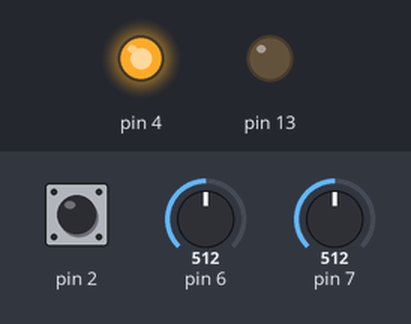
This sketch was run on a simulated Arduino Uno, built with avr-gcc and run on an emulated ATmega328P. On the bench: output pins drawn as LEDs (lit = HIGH). The inputs (shaded band) are chosen by the test bench; at power-on: pin 2 HIGH, pin 6 = 512, pin 7 = 512. Sleep ends after the set time or at an interrupt; the modem accepts every AT command (registered, SIM ready, sends succeed) and sends nothing else; what the sketch prints to the serial monitor is not drawn.

Above: at 5.2 s.
5.3 s: pin 2 pulled LOW for 0.15 s
At 5.4 s:
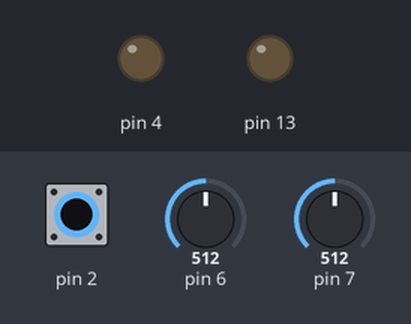
Timing chart, 0 to 8.3 s (numbered marks = the images above; inputs shaded):
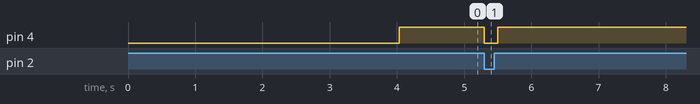

Measured:
- after the input at 5.3 s, pin 4: HIGH → LOW at once, → HIGH 0.20 s later

The sketch:

SIM800l.ino
```cpp
#include <GyverPower.h>
#include <SoftwareSerial.h>

/*
 * D6 - RX Arduino (TX SIM800L), D5 - TX Arduino (RX SIM800L)
 */
SoftwareSerial SIM800(5, 6);

String response = "";
String phone = "phone number input";
String phrase = "start";

void setup() {
  Serial.begin(9600);
  Serial.println("Start!");
  SIM800.begin(9600);
  sendATCommand("AT",true);
  sendATCommand("AT+CMGF=1",true);
  sendATCommand("AT+CSCLK=1",true);
  sendATCommand("ATE0",true);

  /*
   * Подключаем прерывание на пин D2 , к RING пину GSM модуля.
   * Когда придет вызов или смс то на пин D2 придет 0 с RING и ардуина проснется
  */
  attachInterrupt(0, wakeUP, FALLING);
  pinMode(2, INPUT);
  digitalWrite(2,HIGH);

  /*
   * После того как проснется ардуина, проснется GSM модуль.
   * Пин D4 к DTR пину GSM модуля. 1 - пробуждаем GSM модуль.
  */
  pinMode(4, OUTPUT);
  digitalWrite(4,HIGH);

  /*
   * led off
  */
  pinMode(13, OUTPUT);
  digitalWrite(13, LOW);

  /*
   * sleep mode
  */
  power.setSleepMode(POWERDOWN_SLEEP);
  power.setSystemPrescaler(PRESCALER_2);
}

void loop() {
  power.sleep(SLEEP_FOREVER);
  if (digitalRead(2) == 0) {
     power.setSystemPrescaler(PRESCALER_1);
     delay(100);
     checkInputSMS();
     delay(100);
     digitalWrite(4,HIGH);
     power.setSystemPrescaler(PRESCALER_2);
  }
}

/*
 * Отправка команды в модем и получение результата по команде.
 */
String sendATCommand(String cmd, bool waiting) {
  String resp = "";
  SIM800.println(cmd);
  if (waiting) {
    resp = SIM800.readString();
    Serial.println(resp);
  }
  return resp;
}

/*
 * Проверка что пришло смс, чтение смс + парсинг на номер и сообщение + удаление.
 */
void checkInputSMS(){
    if (SIM800.available()) {
    response = SIM800.readString();
      if (response.startsWith("\r\n+CMTI:")) {
        int index = response.lastIndexOf(",");
        String result = response.substring(index + 1, response.length());
        result.trim();
        response=sendATCommand("AT+CMGR="+result, true);
        parseSMS(response);
        sendATCommand("AT+CMGDA=\"DEL ALL\"", true);
      }
    }
}

void parseSMS(String msg) {
  String msgHeader  = "";
  String msgBody    = "";
  String msgPhone    = "";

  msg = msg.substring(msg.indexOf("+CMGR: "));
  msgHeader = msg.substring(0, msg.indexOf("\r"));

  msgBody = msg.substring(msgHeader.length() + 2);
  msgBody = msgBody.substring(0, msgBody.lastIndexOf("OK"));
  msgBody.trim();

  int firstIndex = msgHeader.indexOf("\",\"") + 3;
  int secondIndex = msgHeader.indexOf("\",\"", firstIndex);
  msgPhone = msgHeader.substring(firstIndex, secondIndex);
  if (phone == msgPhone && phrase == msgBody){

    //Тут включаем брелок. Пока для теста включаем диод.
    digitalWrite(13, HIGH);
    delay(5000);
    digitalWrite(13, LOW);
    Serial.println("!");
  }
}

void sendSMS(String phone, String message) {
  sendATCommand("AT+CMGS=\"" + phone + "\"", true);
  sendATCommand(message + "\r\n" + (String)((char)26), true);
}

/*
 * Дёргаем за функцию "проснуться".
 * Без неё проснёмся чуть позже (через 0-8 секунд).
 */
void wakeUP() {
  digitalWrite(4,LOW);
  power.wakeUp();
}
```
